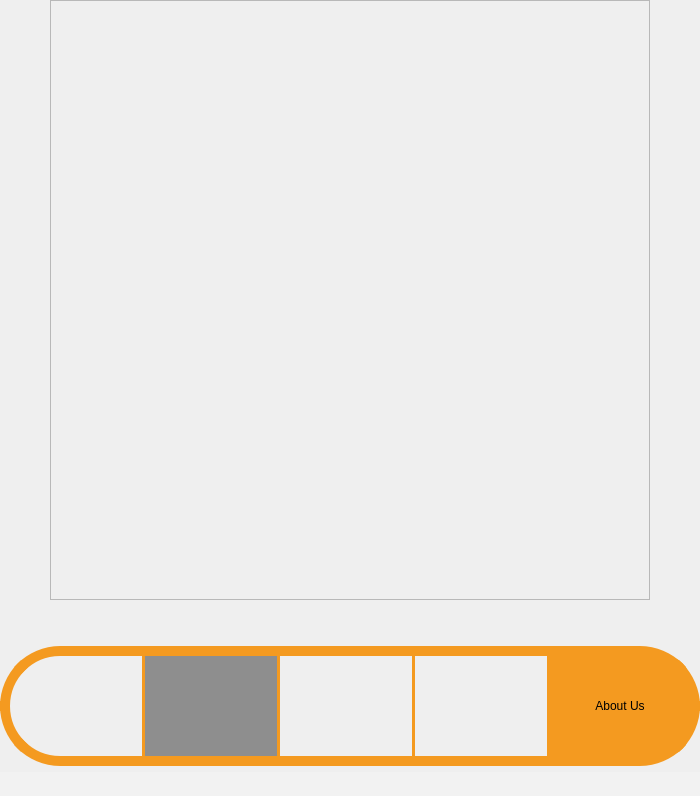
            <widget class="QWidget" name="Main_tab">
             <property name="styleSheet">
              <string notr="true"/>
             </property>
             <attribute name="title">
              <string>Main page</string>
             </attribute>
             <layout class="QGridLayout" name="gridLayout_2">
              <property name="leftMargin">
               <number>0</number>
              </property>
              <property name="topMargin">
               <number>0</number>
              </property>
              <property name="rightMargin">
               <number>0</number>
              </property>
              <property name="bottomMargin">
               <number>0</number>
              </property>
              <property name="horizontalSpacing">
               <number>0</number>
              </property>
              <item row="1" column="1" alignment="Qt::AlignHCenter">
               <widget class="QFrame" name="logo_frame">
                <property name="minimumSize">
                 <size>
                  <width>600</width>
                  <height>600</height>
                 </size>
                </property>
                <property name="maximumSize">
                 <size>
                  <width>600</width>
                  <height>600</height>
                 </size>
                </property>
                <property name="styleSheet">
                 <string notr="true">#logo_frame{

	image: url(:/icons/icons/studyzone-logo.png);

}</string>
                </property>
                <property name="frameShape">
                 <enum>QFrame::StyledPanel</enum>
                </property>
                <property name="frameShadow">
                 <enum>QFrame::Raised</enum>
                </property>
                <layout class="QGridLayout" name="gridLayout_5"/>
               </widget>
              </item>
              <item row="2" column="1">
               <spacer name="verticalSpacer_28">
                <property name="orientation">
                 <enum>Qt::Vertical</enum>
                </property>
                <property name="sizeHint" stdset="0">
                 <size>
                  <width>20</width>
                  <height>40</height>
                 </size>
                </property>
               </spacer>
              </item>
              <item row="5" column="1">
               <widget class="QLabel" name="label_17">
                <property name="styleSheet">
                 <string notr="true">QLabel{
	color:rgb(244, 154, 32);
	
	font: 100 italic 13pt &quot;Segoe UI&quot;;
	padding:5px;
	background-color: rgba(255, 255, 255, 40);
}</string>
                </property>
                <property name="text">
                 <string/>
                </property>
                <property name="alignment">
                 <set>Qt::AlignCenter</set>
                </property>
               </widget>
              </item>
              <item row="4" column="1">
               <widget class="QFrame" name="frame">
                <property name="minimumSize">
                 <size>
                  <width>700</width>
                  <height>120</height>
                 </size>
                </property>
                <property name="maximumSize">
                 <size>
                  <width>700</width>
                  <height>120</height>
                 </size>
                </property>
                <property name="styleSheet">
                 <string notr="true">QFrame{
	border-style: solid;
	border-width: 10px;
	border-radius: 60px;
	
	border-color: rgb(244, 154, 32);
	
	
	background-color: transparent;

}</string>
                </property>
                <property name="frameShape">
                 <enum>QFrame::StyledPanel</enum>
                </property>
                <property name="frameShadow">
                 <enum>QFrame::Raised</enum>
                </property>
                <layout class="QHBoxLayout" name="horizontalLayout_8">
                 <property name="spacing">
                  <number>0</number>
                 </property>
                 <property name="leftMargin">
                  <number>0</number>
                 </property>
                 <property name="topMargin">
                  <number>0</number>
                 </property>
                 <property name="rightMargin">
                  <number>0</number>
                 </property>
                 <property name="bottomMargin">
                  <number>0</number>
                 </property>
                 <item>
                  <widget class="QPushButton" name="daily_btn">
                   <property name="minimumSize">
                    <size>
                     <width>100</width>
                     <height>100</height>
                    </size>
                   </property>
                   <property name="maximumSize">
                    <size>
                     <width>200</width>
                     <height>16777215</height>
                    </size>
                   </property>
                   <property name="toolTip">
                    <string>Daily</string>
                   </property>
                   <property name="styleSheet">
                    <string notr="true">QPushButton{
	border-style: solid;
	border-right-color:  rgb(172, 159, 184);
	border-width: 0px;
	border-radius: 0px;
	padding:10px;
	background-color: rgba(243, 243, 243,0);
	
	image:url(:/icons/icons/calendar1.svg);
}


QPushButton:hover{
	background-color:  rgba(230, 230, 230,0);
	image:url(:/icons/icons/calendar2.svg);
}
QPushButton:pressed{
	
	padding:15px;
	background-color:  rgba(230, 230, 230,0);
	image:url(:/icons/icons/calendar2.svg);
}
</string>
                   </property>
                   <property name="text">
                    <string/>
                   </property>
                  </widget>
                 </item>
                 <item>
                  <widget class="Line" name="line">
                   <property name="styleSheet">
                    <string notr="true"/>
                   </property>
                   <property name="orientation">
                    <enum>Qt::Vertical</enum>
                   </property>
                  </widget>
                 </item>
                 <item>
                  <widget class="QPushButton" name="archive_btn">
                   <property name="enabled">
                    <bool>false</bool>
                   </property>
                   <property name="minimumSize">
                    <size>
                     <width>100</width>
                     <height>100</height>
                    </size>
                   </property>
                   <property name="maximumSize">
                    <size>
                     <width>200</width>
                     <height>16777215</height>
                    </size>
                   </property>
                   <property name="toolTip">
                    <string>Archive</string>
                   </property>
                   <property name="styleSheet">
                    <string notr="true">QPushButton{
	border-style: solid;
	border-right-color:  rgb(172, 159, 184);
	border-width: 0px;
	border-radius: 0px;
	
	padding:10px;
	
	background-color:  rgba(230, 230, 230,0);
	
	image:url(:/icons/icons/inbox1.svg);
}


QPushButton:hover{

	background-color:  rgba(230, 230, 230,0);

	image: url(:/icons/icons/inbox2.svg);
}
QPushButton:pressed{
	
	padding:15px;

	background-color:  rgba(230, 230, 230,0);

	image: url(:/icons/icons/inbox2.svg);
}

QPushButton:disabled{

	background-color: rgb(142,142,142);
}
</string>
                   </property>
                   <property name="text">
                    <string/>
                   </property>
                  </widget>
                 </item>
                 <item>
                  <widget class="Line" name="line_2">
                   <property name="orientation">
                    <enum>Qt::Vertical</enum>
                   </property>
                  </widget>
                 </item>
                 <item>
                  <widget class="QPushButton" name="settings_btn">
                   <property name="minimumSize">
                    <size>
                     <width>100</width>
                     <height>100</height>
                    </size>
                   </property>
                   <property name="maximumSize">
                    <size>
                     <width>200</width>
                     <height>16777215</height>
                    </size>
                   </property>
                   <property name="toolTip">
                    <string>Settings</string>
                   </property>
                   <property name="styleSheet">
                    <string notr="true">QPushButton{
	border-style: solid;
	border-right-color:  rgb(172, 159, 184);
	border-width: 0px;
	border-radius: 0px;
	
	padding:10px;
	
	background-color:  rgba(230, 230, 230,0);
	
	image:url(:/icons/icons/settings1.svg);
}


QPushButton:hover{
	
	background-color:  rgba(230, 230, 230,0);
	image:url(:/icons/icons/settings2.svg);
}
QPushButton:pressed{

	padding:15px;
	background-color:  rgba(230, 230, 230,0);
	image:url(:/icons/icons/settings2.svg);
}
</string>
                   </property>
                  </widget>
                 </item>
                 <item>
                  <widget class="Line" name="line_3">
                   <property name="orientation">
                    <enum>Qt::Vertical</enum>
                   </property>
                  </widget>
                 </item>
                 <item>
                  <widget class="QPushButton" name="exit_btn">
                   <property name="minimumSize">
                    <size>
                     <width>100</width>
                     <height>100</height>
                    </size>
                   </property>
                   <property name="maximumSize">
                    <size>
                     <width>200</width>
                     <height>16777215</height>
                    </size>
                   </property>
                   <property name="toolTip">
                    <string>Exit</string>
                   </property>
                   <property name="styleSheet">
                    <string notr="true">QPushButton{
	border-style: solid;
	border-right-color:  rgb(172, 159, 184);
	border-width: 0px;
	border-radius: 0px;
	
	padding:15px;
	
	background-color:  rgba(230, 230, 230,0);
	
	image:url(:/icons/icons/logout1.svg);
}


QPushButton:hover{
	
	background-color:  rgba(230, 230, 230,0);
	image:url(:/icons/icons/logout2.svg);
}
QPushButton:pressed{
	
	padding:20px;
	background-color:  rgba(230, 230, 230,0);
	image:url(:/icons/icons/logout2.svg);
}
</string>
                   </property>
                   <property name="text">
                    <string/>
                   </property>
                  </widget>
                 </item>
                 <item>
                  <widget class="Line" name="line_5">
                   <property name="orientation">
                    <enum>Qt::Vertical</enum>
                   </property>
                  </widget>
                 </item>
                 <item>
                  <widget class="QPushButton" name="about_us_btn">
                   <property name="minimumSize">
                    <size>
                     <width>140</width>
                     <height>100</height>
                    </size>
                   </property>
                   <property name="maximumSize">
                    <size>
                     <width>140</width>
                     <height>16777215</height>
                    </size>
                   </property>
                   <property name="styleSheet">
                    <string notr="true">QPushButton{
	border-style: solid;
	border-top-right-radius: 25px;
	border-bottom-right-radius: 25px;

	border-top-left-radius: 0;
	border-bottom-left-radius: 0;

	padding:15px;
	background-color:   rgb(244, 154, 32);

	
	
}


QPushButton:hover{
	color:rgb(6, 60, 84);
}
</string>
                   </property>
                   <property name="text">
                    <string>About Us</string>
                   </property>
                  </widget>
                 </item>
                </layout>
               </widget>
              </item>
             </layout>
            </widget>
